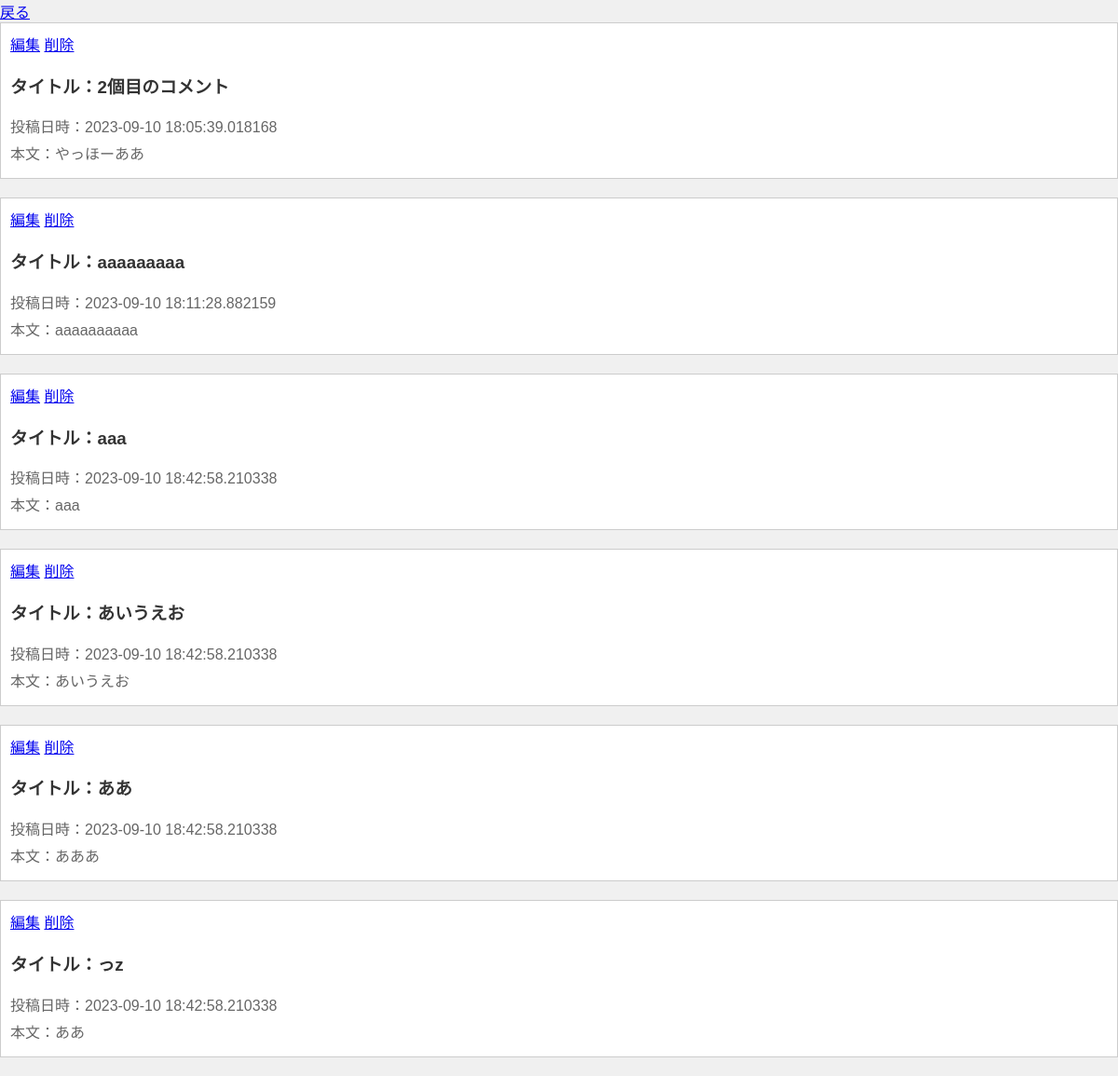
Before: /mypage (signed in) with the older database file.
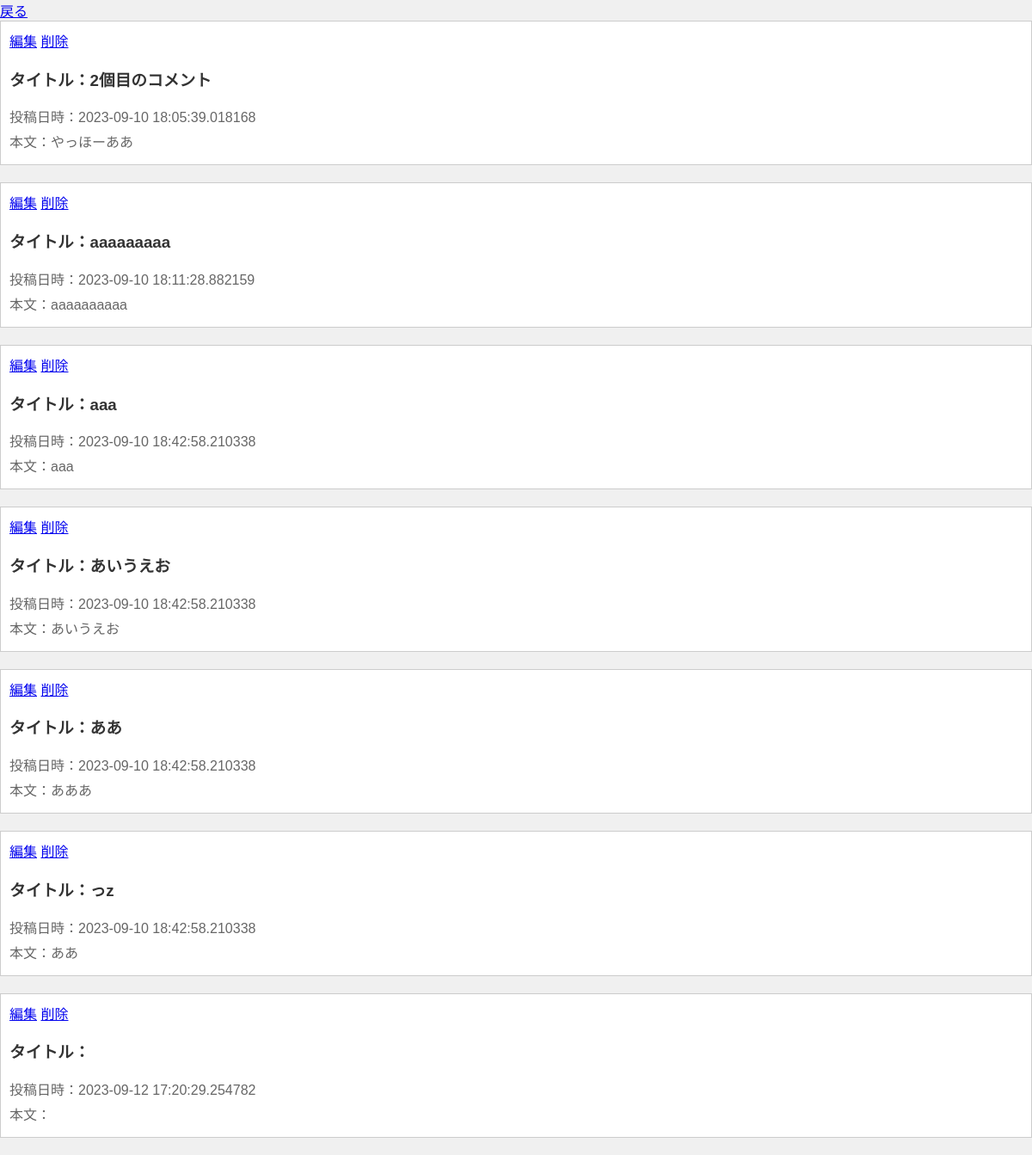
After: the same page with the newer database file.
### app.py (models this page shows)
class Post(db.Model):
    __tablename__ = 'post'
    id = db.Column(db.Integer, primary_key=True)
    username = db.Column(db.String(30), nullable=False)
    title = db.Column(db.String(50), nullable=False)
    body = db.Column(db.String(300), nullable=False)
    created_at = db.Column(db.DateTime, nullable=False, default=datetime.now(pytz.timezone('Asia/Tokyo')))

### app.py (the view)
@app.route('/mypage', methods=['GET', 'POST'])
@login_required
def mypage():
    if request.method == 'GET':
        posts = Post.query.filter_by(username = current_user.username).all()
        return render_template('mypage.html', posts=posts)

### app.py (called while the page is built)
@login_manager.user_loader
def load_user(user_id):
    return User.query.get(int(user_id))

### templates/mypage.html
{% extends "base.html" %}
{% block style %}
<link rel="stylesheet" href="{{ url_for('static', filename='css/get.css') }}">
{% endblock %}
{% block content %}
<a href="/index">戻る</a>
<div class="post-list">
    {% for post in posts %}
    <article class="post">
        <div class="post-actions">
            <a href="/{{post.id}}/update" role="button" class="edit-button">編集</a>
            <a href="/{{post.id}}/delete" role="button" class="delete-button">削除</a>
        </div>
        <h3 class="post-title">タイトル：{{ post.title }}</h3>
        <p class="post-date">投稿日時：{{ post.created_at }}</p>
        <p class="post-body">本文：{{ post.body }}</p>
    </article>
    {% endfor %}
</div>
{% endblock %}

Changed rows visible on the page:
added Post: created_at "2023-09-12 17:20:29.254782"
